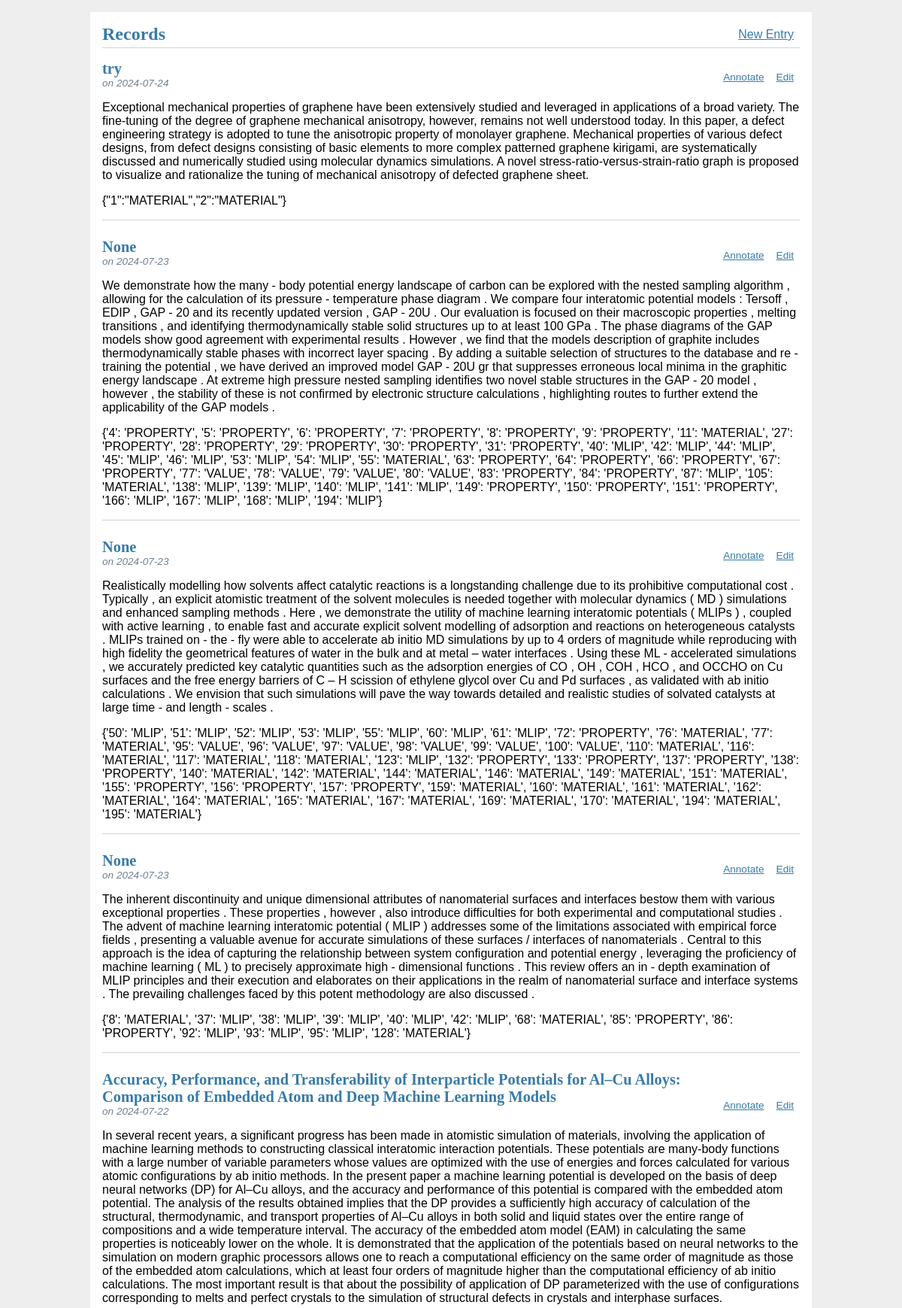
The page / (upper part) on the database its author committed.
### tables this page shows
CREATE TABLE post (
  id INTEGER PRIMARY KEY AUTOINCREMENT,
  created TIMESTAMP NOT NULL DEFAULT CURRENT_TIMESTAMP,
  title TEXT,
  body TEXT NOT NULL,
  annotation TEXT
);

### AnnoApp/blog.py (the view)
@bp.route('/')
def index():
    db = get_db()
    posts = db.execute(
        'SELECT p.id, title, body, annotation, created'
        ' FROM post p'
        ' ORDER BY created DESC'
    ).fetchall()
    return render_template('blog/index.html', posts=posts)

### AnnoApp/db.py (called while the page is built)
def get_db():
    if 'db' not in g:
        g.db = sqlite3.connect(
            current_app.config['DATABASE'],
            detect_types=sqlite3.PARSE_DECLTYPES
        )
        g.db.row_factory = sqlite3.Row
    return g.db

### AnnoApp/templates/blog/index.html
{% extends 'base.html' %}
{% block header %}
  <h1>{% block title %}Records{% endblock %}</h1>
  <a class="action" href="{{ url_for('blog.create') }}">New Entry</a>
{% endblock %}
{% block content %}
  {% for post in posts %}
    <article class="post">
      <header>
        <div>
          <h1>{{ post['title'] }}</h1>
          <div class="about">on {{ post['created'].strftime('%Y-%m-%d') }}</div>
        </div>
        <a class="action" href="{{ url_for('blog.annotate', id=post['id']) }}">Annotate</a>
        <a class="action" href="{{ url_for('blog.update', id=post['id']) }}">Edit</a>
      </header>
      <p style='word-wrap: break-word;'>{{ post['body'] }}</p>
      <p style='word-wrap: break-word;'>{{ post['annotation'] }}</p>
    </article>
    {% if not loop.last %}
      <hr>
    {% endif %}
  {% endfor %}
{% endblock %}

### AnnoApp/templates/base.html (shortened to what this page needs)
<!doctype html>
<link rel="stylesheet" href="{{ url_for('static', filename='style.css') }}">
<section class="content">
  <header>
    {% block header %}{% endblock %}
  </header>
  {% block content %}{% endblock %}
</section>

### AnnoApp/static/style.css (style rules this page uses)
h1 { font-family: serif; color: #377ba8; margin: 1rem 0; }
a { color: #377ba8; }
hr { border: none; border-top: 1px solid lightgray; }
nav ul li a, nav ul li span, header .action { display: block; padding: 0.5rem; }
.content { padding: 0 1rem 1rem; }
.content > header { border-bottom: 1px solid lightgray; display: flex; align-items: flex-end; }
.content > header h1 { flex: auto; margin: 1rem 0 0.25rem 0; }
.post > header { display: flex; align-items: flex-end; font-size: 0.85em; }
.post > header > div:first-of-type { flex: auto; }
.post > header h1 { font-size: 1.5em; margin-bottom: 0; }
.post .about { color: slategray; font-style: italic; }
.content:last-child { margin-bottom: 0; }

### rows shown on the page
post: title "try", created "2024-07-24", body "Exceptional mechanical properties of graphene have been extensively studied and leveraged in applications of a broad variety. The fine-tuning of the degree of graphene mechanical anisotropy, however, remains not well understood today. In this paper, a defect engineering strategy is adopted to tune the anisotropic property of monolayer graphene. Mechanical properties of various defect designs, from defect designs consisting of basic elements to more complex patterned graphene kirigami, are systematically discussed and numerically studied using molecular dynamics simulations. A novel stress-ratio-versus-strain-ratio graph is proposed to visualize and rationalize the tuning of mechanical…", annotation "{\"1\":\"MATERIAL\",\"2\":\"MATERIAL\"}"
post: title "None", created "2024-07-23", body "We demonstrate how the many - body potential energy landscape of carbon can be explored with the nested sampling algorithm , allowing for the calculation of its pressure - temperature phase diagram . We compare four interatomic potential models : Tersoff , EDIP , GAP - 20 and its recently updated version , GAP - 20U . Our evaluation is focused on their macroscopic properties , melting transitions , and identifying thermodynamically stable solid structures up to at least 100 GPa . The phase diagrams of the GAP models show good agreement with experimental results . However , we find that the models description of graphite includes thermodynamically stable phases with incorrect layer spacing .…", annotation "{'4': 'PROPERTY', '5': 'PROPERTY', '6': 'PROPERTY', '7': 'PROPERTY', '8': 'PROPERTY', '9': 'PROPERTY', '11': 'MATERIAL', '27': 'PROPERTY', '28': 'PROPERTY', '29': 'PROPERTY', '30': 'PROPERTY', '31': 'PROPERTY', '40': 'MLIP', '42': 'MLIP', '44': 'MLIP', '45': 'MLIP', '46': 'MLIP', '53': 'MLIP', '54': 'MLIP', '55': 'MATERIAL', '63': 'PROPERTY', '64': 'PROPERTY', '66': 'PROPERTY', '67': 'PROPERTY', '77': 'VALUE', '78': 'VALUE', '79': 'VALUE', '80': 'VALUE', '83': 'PROPERTY', '84': 'PROPERTY', '87': 'MLIP', '105': 'MATERIAL', '138': 'MLIP', '139': 'MLIP', '140': 'MLIP', '141': 'MLIP', '149': 'PROPERTY', '150': 'PROPERTY', '151': 'PROPERTY', '166': 'MLIP', '167': 'MLIP', '168': 'MLIP', '194':…"
post: title "None", created "2024-07-23", body "Realistically modelling how solvents affect catalytic reactions is a longstanding challenge due to its prohibitive computational cost . Typically , an explicit atomistic treatment of the solvent molecules is needed together with molecular dynamics ( MD ) simulations and enhanced sampling methods . Here , we demonstrate the utility of machine learning interatomic potentials ( MLIPs ) , coupled with active learning , to enable fast and accurate explicit solvent modelling of adsorption and reactions on heterogeneous catalysts . MLIPs trained on - the - fly were able to accelerate ab initio MD simulations by up to 4 orders of magnitude while reproducing with high fidelity the geometrical…", annotation "{'50': 'MLIP', '51': 'MLIP', '52': 'MLIP', '53': 'MLIP', '55': 'MLIP', '60': 'MLIP', '61': 'MLIP', '72': 'PROPERTY', '76': 'MATERIAL', '77': 'MATERIAL', '95': 'VALUE', '96': 'VALUE', '97': 'VALUE', '98': 'VALUE', '99': 'VALUE', '100': 'VALUE', '110': 'MATERIAL', '116': 'MATERIAL', '117': 'MATERIAL', '118': 'MATERIAL', '123': 'MLIP', '132': 'PROPERTY', '133': 'PROPERTY', '137': 'PROPERTY', '138': 'PROPERTY', '140': 'MATERIAL', '142': 'MATERIAL', '144': 'MATERIAL', '146': 'MATERIAL', '149': 'MATERIAL', '151': 'MATERIAL', '155': 'PROPERTY', '156': 'PROPERTY', '157': 'PROPERTY', '159': 'MATERIAL', '160': 'MATERIAL', '161': 'MATERIAL', '162': 'MATERIAL', '164': 'MATERIAL', '165': 'MATERIAL',…"
post: title "None", created "2024-07-23", body "The inherent discontinuity and unique dimensional attributes of nanomaterial surfaces and interfaces bestow them with various exceptional properties . These properties , however , also introduce difficulties for both experimental and computational studies . The advent of machine learning interatomic potential ( MLIP ) addresses some of the limitations associated with empirical force fields , presenting a valuable avenue for accurate simulations of these surfaces / interfaces of nanomaterials . Central to this approach is the idea of capturing the relationship between system configuration and potential energy , leveraging the proficiency of machine learning ( ML ) to precisely approximate…", annotation "{'8': 'MATERIAL', '37': 'MLIP', '38': 'MLIP', '39': 'MLIP', '40': 'MLIP', '42': 'MLIP', '68': 'MATERIAL', '85': 'PROPERTY', '86': 'PROPERTY', '92': 'MLIP', '93': 'MLIP', '95': 'MLIP', '128': 'MATERIAL'}"
post: title "Accuracy, Performance, and Transferability of Interparticle Potentials for Al–Cu Alloys: Comparison of Embedded Atom and Deep Machine Learning Models", created "2024-07-22", body "In several recent years, a significant progress has been made in atomistic simulation of materials, involving the application of machine learning methods to constructing classical interatomic interaction potentials. These potentials are many-body functions with a large number of variable parameters whose values are optimized with the use of energies and forces calculated for various atomic configurations by ab initio methods. In the present paper a machine learning potential is developed on the basis of deep neural networks (DP) for Al–Cu alloys, and the accuracy and performance of this potential is compared with the embedded atom potential. The analysis of the results obtained implies that…"
